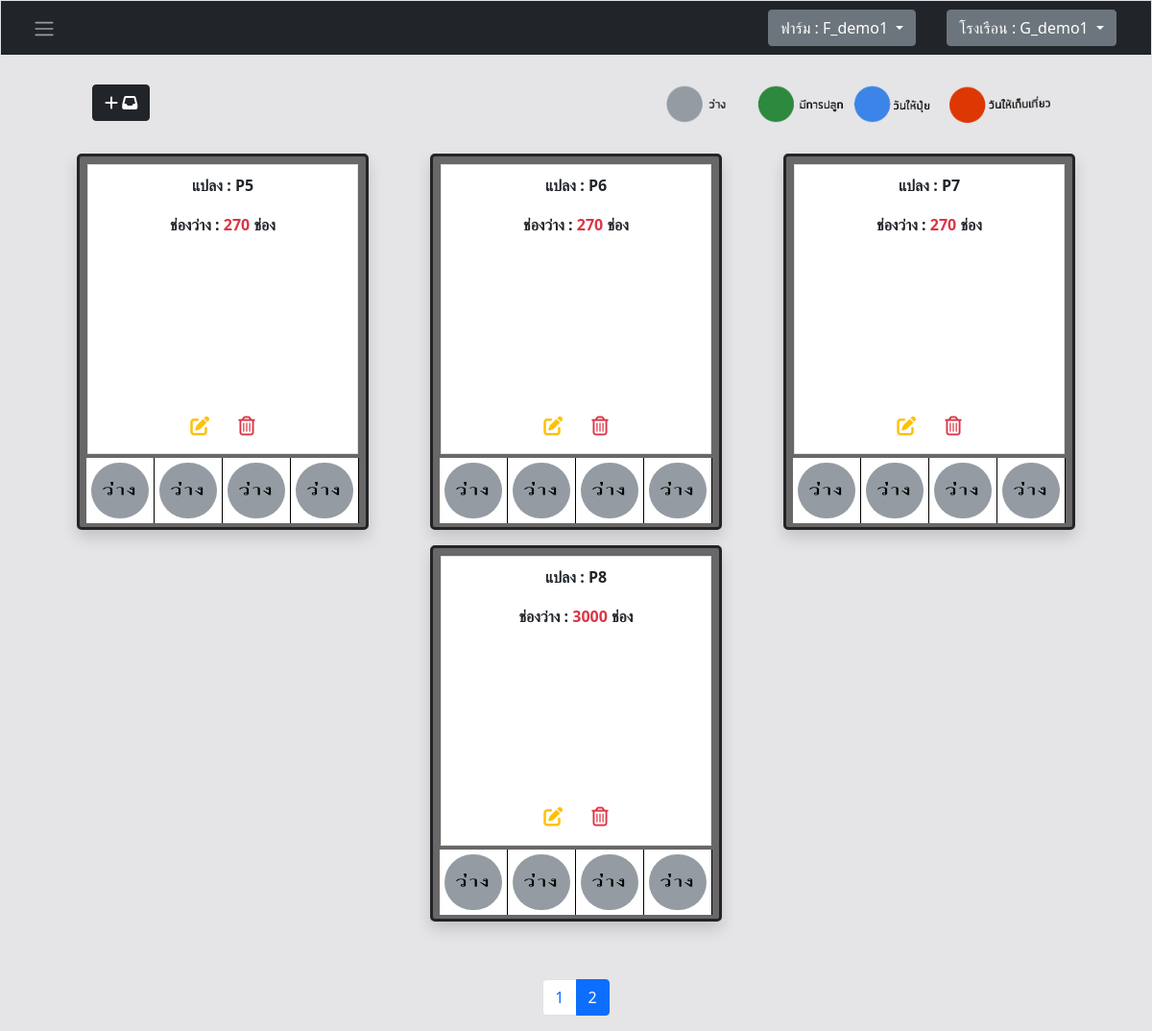
The page /php/index.php?page=2 (signed in) on the database its author committed.
### tables this page shows
CREATE TABLE `tb_plot` (
  `id_plot` int(6) UNSIGNED ZEROFILL NOT NULL COMMENT 'รหัสแปลง',
  `id_greenhouse` int(5) UNSIGNED ZEROFILL NOT NULL COMMENT 'รหัสโรงเรือน',
  `id_fertilizer` int(3) UNSIGNED ZEROFILL NOT NULL COMMENT 'รหัสปุ๋ย',
  `plot_name` varchar(50) NOT NULL COMMENT 'ชื่อแปลง',
  `row` int(5) NOT NULL COMMENT 'จำนวนแถว',
  `column` int(5) NOT NULL COMMENT 'จำนวนคอลัมน์',
  `status` int(1) NOT NULL
);

CREATE TABLE `tb_fertilizer` (
  `id_fertilizer` int(3) UNSIGNED ZEROFILL NOT NULL COMMENT 'รหัสปุ๋ย',
  `id_farm` int(4) UNSIGNED ZEROFILL NOT NULL COMMENT 'รหัสฟาร์ม',
  `fertilizer_name` varchar(50) NOT NULL COMMENT 'ชื่อปุ๋ย'
);

### Connect/session.php (called while the page is built, shortened)
<?php
include '../Connect/conn.php';
if (isset($_SESSION['user'])) {
    $user = $_SESSION["user"];
    $sql_user_session = "SELECT a.id_user FROM tb_user as a WHERE a.user_name = '$user'";
    $resultd_user_session = mysqli_query($conn, $sql_user_session);
    if ($resultd_user_session) {
        $row_user_session = mysqli_fetch_assoc($resultd_user_session);
        $id_user_session  = $row_user_session['id_user'];
    }
}
if (isset($_SESSION["farm_name"])) {
    $farm_name =  $_SESSION["farm_name"];
    $sql_farm_session = "SELECT a.id_farm FROM `tb_farm` as a WHERE a.id_user = '$id_user_session' and a.name_farm = '$farm_name'";
    $resultd_farm_session = mysqli_query($conn, $sql_farm_session);
    if ($resultd_farm_session) {
        $row_farm_session = mysqli_fetch_assoc($resultd_farm_session);
        $id_farm_session  = $row_farm_session['id_farm'];
    }
}
if (isset($_SESSION["greenhouse_name"])) {
    $greenhouse_name =  $_SESSION["greenhouse_name"];
    $sql_id_greenhouse_session = "SELECT a.id_greenhouse
       FROM `tb_greenhouse` as a
       WHERE a.name_greenhouse ='$greenhouse_name' AND a.id_farm ='$id_farm_session';";
    $resultd_greenhouse_session = mysqli_query($conn, $sql_id_greenhouse_session);
    if ($resultd_greenhouse_session) {
        $row_greenhouse_session = mysqli_fetch_assoc($resultd_greenhouse_session);
        $id_greenhouse_session  = $row_greenhouse_session['id_greenhouse'];
    }
}
?>

### php/gui_plot.php (the view, shortened to what this page needs)
<div class="d-inline-flex justify-content-center mt-4">
    <div class="d-inline-flex justify-content-around flex-wrap ">
        <?php foreach ($result_plot as $col) {
            $sql_vegetable_amount = "SELECT SUM(vegetable_amount) AS total_vegetable_amount FROM tb_planting WHERE id_plot = " . $col['id_plot'];
            $result = $conn->query($sql_vegetable_amount);
            if ($result->num_rows > 0) {
                $row = $result->fetch_assoc();
                $total_vegetable_amount = $row['total_vegetable_amount'];
            }
        ?>
            <?php if ($col['status'] == 0) { ?>
                <div class="mx-4 my-2 border flex-column p-1  bg-emp border border-3 border-dark Small shadow d-flex justify-content-center align-items-center" style="border-radius: 5px; ">
                    <div class="inline-flex border m-1 bg-white " style=" display: flex; justify-content: center; align-items: start;">
                        <table style="text-align: left; width:280px; height: 300px;" class="  border-primary">
                            <tr>
                                <th style="text-align: center;" scope="row">แปลง :
                                    <?php echo  ' '  . $col['plot_name']  ?>
                            </tr>
                            <tr style="text-align: center;">
                                <th scope="row">ช่องว่าง :
                                    <b class="text-danger"> <?php echo  ' ' . $col['row'] * $col['column'] - $total_vegetable_amount;    ?></b><span> ช่อง</span>
                                </th>
                            </tr>
                            <td style="padding-top:100px; "> </td>
                            <tr>
                                <td scope="col" style="text-align: center;">
                                    <i class=" edit_plot btn fas fa-edit text-warning  " style='font-size:20px' data-bs-toggle="modal" data-bs-target="#edit_plot" title="แก้ไขแปลงปลูก" data-edit_plot_name="<?= $col['plot_name'] ?>" data-edit_plot_col="<?= $col['column'] ?>" data-edit_plot_row="<?= $col['row'] ?>" data-id_edit_plot="<?= $col['id_plot'] ?>" data-id_edit_fer="<?= $col['id_fertilizer'] ?>" data-name_edit_fer="<?= $col['fertilizer_name'] ?>"> </i>
                                    <a class="btn fa-regular fa-trash-alt text-danger " style='font-size:20px' href="../phpsql/insert_plot.php?id_plot_del=<?= $col['id_plot'] ?>" onclick="Del(this.href);return false;"> </a>
                                </td>
                            </tr>
                        </table>
                    </div>
                    <table class=" bg-white ">
                        <tr>
                            <?php for ($i = 0; $i < 4; $i++) {
                            ?>
                                <td style="border-right: 1px solid #000 ">
                                    <a href="../php/move_planting.php?plot_name=<?php echo $col['plot_name']; ?>&id_plot=<?php echo $col['id_plot']; ?>&total_slots=<?php echo $col['row'] * $col['column'] - $total_vegetable_amount; ?>" style="text-decoration: none; color: #333;">
                                        <img src="../img/emp.jpg" class="m-1 " style="width: 60px;   border-radius: 50px; ">
                                </td>
                            <?php } ?>
                        </tr>
                    </table>
                </div>
            <?php } ?>
                <?php } ?>
                    </div>
    </div>
</div>

### php/index.php (shortened to what this page needs)
<?php
include '../Connect/conn.php';
include "../Connect/session.php";
$itemsPerPage = 4;
$currentpage = isset($_GET['page']) ? (int)$_GET['page'] : 1;
$offset = ($currentpage - 1) * $itemsPerPage;
$sql_plot = "SELECT *
FROM `tb_plot` as a
INNER JOIN tb_greenhouse as b on a.id_greenhouse = b.id_greenhouse
INNER JOIN tb_farm as c on b.id_farm = c.id_farm
INNER JOIN tb_user as d on c.id_user = d.id_user
INNER JOIN tb_fertilizer as f on f.id_fertilizer = a.id_fertilizer
WHERE a.id_greenhouse = $id_greenhouse_session
ORDER BY LENGTH(a.plot_name), a.plot_name
LIMIT $itemsPerPage OFFSET $offset";
$result_plot = mysqli_query($conn, $sql_plot);
$totalRows = mysqli_num_rows(mysqli_query($conn, "SELECT * FROM tb_plot WHERE id_greenhouse = $id_greenhouse_session"));
$totalPages = ceil($totalRows / $itemsPerPage);
?>
<!doctype html>
<html lang="en">
<head>
  <link href="https://cdn.jsdelivr.net/npm/bootstrap@5.0.1/dist/css/bootstrap.min.css" rel="stylesheet">
  <link rel="stylesheet" href="https://cdnjs.cloudflare.com/ajax/libs/font-awesome/6.2.1/css/all.min.css" />
  <link rel="stylesheet" href="../css/index.css">
</head>
<body style=" background: #e5e5e7;">
  <?php include '../navbar/navbar.php'; ?>
  <div class=" main-content-div  p-1 px-5 pt-5 mt-3" style="  text-align: center;  height: 100%;">
    <div class="main-content-div ">
      <div class=" d-flex flex-nowrap justify-content-between text-center mx-5 mt-4 ">
        <div>
          <button type="button" class="btn btn-dark text-nowrap" data-bs-toggle="modal" data-bs-target="#add_plot" title="เพิ่มแปลงปลูก">
            <i class=" text-white fas fa-plus"> </i>
            <i class="text-white fas fa-inbox"> </i>
          </button>
        </div>
        <div >
      <img src="../img/barcoler.png" alt="" width="420px">
        </div>
      </div>
      <?php include '../php/gui_plot.php'; ?>
    </div>
    <div class=" mt-5 d-flex justify-content-center ">
      <nav aria-label="Page navigation example">
            <ul class="pagination justify-content-center">
              <?php for ($page = 1; $page <= $totalPages; $page++) : ?>
                <li class="page-item <?php echo ($currentpage == $page) ? 'active' : ''; ?>">
                  <a class="page-link" href="?page=<?php echo $page; ?>"><?php echo $page; ?></a>
                </li>
              <?php endfor; ?>
            </ul>
          </nav>
    </div>
</body>
</html>

### navbar/navbar.php (shortened to what this page needs)
<?php
include '../Connect/conn.php';
include '../Connect/session.php';
?>
<!DOCTYPE html>
<html lang="en">
<head>
</head>
<body>
  <nav class="navbar navbar-expand-lg navbar-dark bg-dark fixed-top border  d-flex flex-wrap">
    <div class="container-fluid   mx-2">
      <div class="d-flex justify-content-center align-items-center ">
        <button class="btn menu-btn" type="button" style="display: none;"  onclick=" show_side_menu(); toggleChart();">
          <span class="navbar-toggler-icon"></span>
        </button>
      </div>
      <div class=" d-flex btn-group justify-content-center align-items-center   ">
        <form class="d-flex " method="post" action="../phpsql/sreach_farm.php">
          <div class="dropdown mx-3">
            <button class="btn  btn-secondary  dropdown-toggle" type="button" id="farmDropdown" data-bs-toggle="dropdown" aria-expanded="false">
              <?php echo 'ฟาร์ม : ' . $farm_name; ?>
            </button>
          </div>
        </form>
        <form class="d-flex" method="post" action="../phpsql/sreach_greenhouse.php">
          <div class="dropdown mx-3">
            <button class="btn btn-secondary dropdown-toggle" type="button" id="greenhouseDropdown" data-bs-toggle="dropdown" aria-expanded="false">
              <?php echo 'โรงเรือน : ' . $greenhouse_name; ?>
            </button>
          </div>
        </form>
      </div>
    </div>
  </nav>
</body>
</html>

### css/index.css (style rules this page uses)
.bg-emp { background: rgb(105, 103, 103) 37%; }

### rows shown on the page
tb_plot: plot_name "P5", $col['row'] * $col['column'] - $total_vegetable_amount "270", status 0 (drawn)
tb_plot: plot_name "P6", $col['row'] * $col['column'] - $total_vegetable_amount "270", status 0 (drawn)
tb_plot: plot_name "P7", $col['row'] * $col['column'] - $total_vegetable_amount "270", status 0 (drawn)
tb_plot: plot_name "P8", $col['row'] * $col['column'] - $total_vegetable_amount "3000", status 0 (drawn)

### other values the page prints
$farm_name "F_demo1"
$greenhouse_name "G_demo1"
